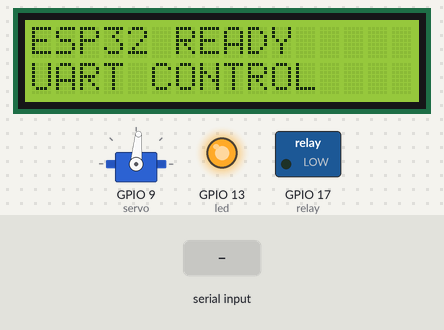
Recording of a program running on a simulated ESP32 board running MicroPython. Shown: servo, 16×2 character LCD, switched loads named in the program (green lamp = pin HIGH), output pins drawn as LEDs (lit = HIGH). The test bench sets the inputs (shaded band). Servo angles are drawn from the pulse width (0.5 ms = 0°, 2.5 ms = 180°); library files of the repository ran but are not shown: i2c_lcd.py; what the program prints to the serial console is not drawn.

Above: at 1.2 s.
1.3 s: "LCD:\n" received over the second serial link
At 2.2 s:
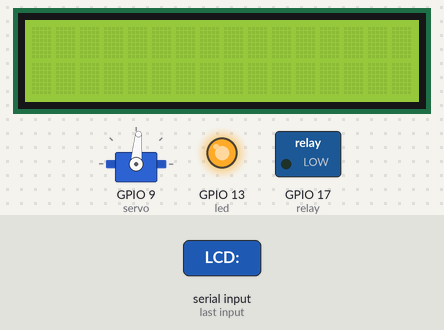
2.8 s: "RELAY:H\n" received over the second serial link
At 3.3 s:
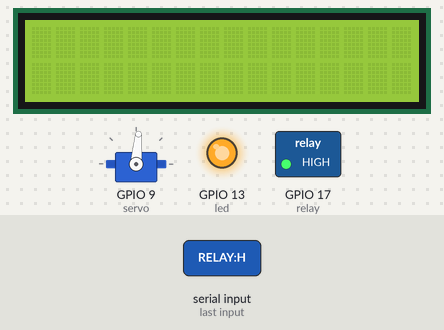
4.3 s: "5\n" received over the second serial link
At 4.6 s:
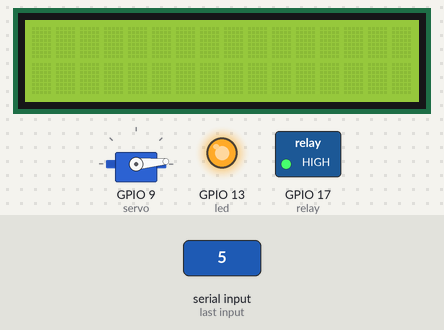
5.8 s: "RELAY:L\n" received over the second serial link
At 6.8 s:
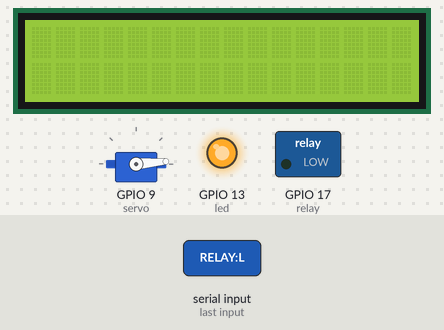
7.3 s: "200\n" received over the second serial link
At 8.1 s:
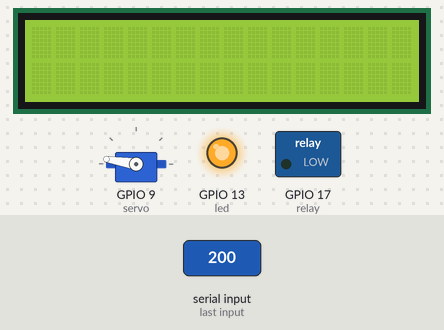
8.8 s: "90\n" received over the second serial link
At 9.1 s:
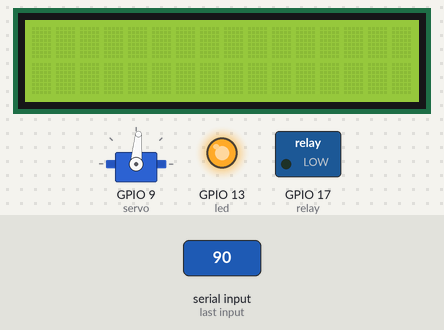
Timing chart, 0 to 11.3 s (numbered marks = the images above; inputs shaded):
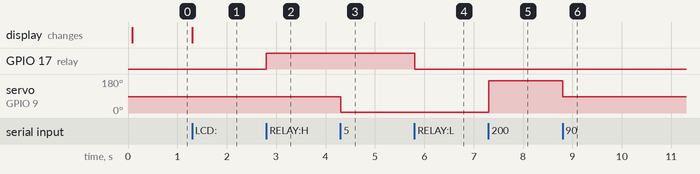

Measured:
- after the input at 1.3 s, the display: changes at once (image 1)
- after the input at 2.8 s, GPIO 17 (relay): LOW → HIGH at once
- after the input at 4.3 s, servo on GPIO 9 (servo): 85° → 5° at once
- after the input at 5.8 s, GPIO 17 (relay): HIGH → LOW at once
- after the input at 7.3 s, servo on GPIO 9 (servo): 5° → 171° at once
- after the input at 8.8 s, servo on GPIO 9 (servo): 171° → 85° at once

The program:

servo_uart.py
```python
from machine import UART, PWM, Pin
import time

# 對應 i2c-servo.ino：Arduino I2C slave (0x11) 接收角度 → 控制 SG90
# ESP32 MicroPython 不支援 I2C slave，改用 UART 接收角度值

try:
    from i2c_lcd import LCD
except Exception:
    LCD = None

UART_ID   = 0
BAUD      = 9600
SERVO_PIN = 9
RELAY_PIN = 17

FREQ    = 50
MIN_US  = 500
MAX_US  = 2400
PERIOD  = 20000

uart  = UART(UART_ID, baudrate=BAUD, tx=1, rx=3)
servo = PWM(Pin(SERVO_PIN), freq=FREQ)
relay = Pin(RELAY_PIN, Pin.OUT)
relay.value(0)

led = Pin(13, Pin.OUT)
led.value(1)
lcd = None


def angle_to_duty(angle):
    us = MIN_US + (MAX_US - MIN_US) * angle // 180
    return int(us / PERIOD * 65535)


def write_angle(angle):
    angle = max(0, min(180, angle))
    servo.duty_u16(angle_to_duty(angle))
    print('angle:', angle)


def set_relay(on):
    relay.value(1 if on else 0)
    print('relay:', 'H' if on else 'L')


def show_lcd(text):
    if lcd is None:
        return False
    s = str(text)
    lcd.show(s[:16], s[16:32])
    print('lcd:', s)
    return True


def handle_line(line):
    line = line.strip()
    if not line:
        return

    if line.startswith('LCD:'):
        ok = show_lcd(line[4:])
        uart.write('LCD:OK\n' if ok else 'LCD:NA\n')
        return

    if line == 'RELAY:H':
        set_relay(True)
        uart.write('RELAY:H\n')
        return

    if line == 'RELAY:L':
        set_relay(False)
        uart.write('RELAY:L\n')
        return

    if line.startswith('A:'):
        line = line[2:]

    try:
        angle = int(line)
        write_angle(angle)
        uart.write(str(angle) + '\n')  # echo back
    except ValueError:
        uart.write('ERR\n')


write_angle(90)

if LCD is not None:
    try:
        lcd = LCD()
        lcd.show('ESP32 READY', 'UART CONTROL')
    except Exception as e:
        print('lcd init fail:', e)

print('Ready!')

buf = b''
while True:
    if uart.any():
        buf += uart.read(uart.any())
        if b'\n' in buf:
            line, buf = buf.split(b'\n', 1)
            try:
                handle_line(line.decode().strip())
            except Exception as e:
                print('cmd error:', e)
                uart.write('ERR\n')
    time.sleep_ms(10)
```
